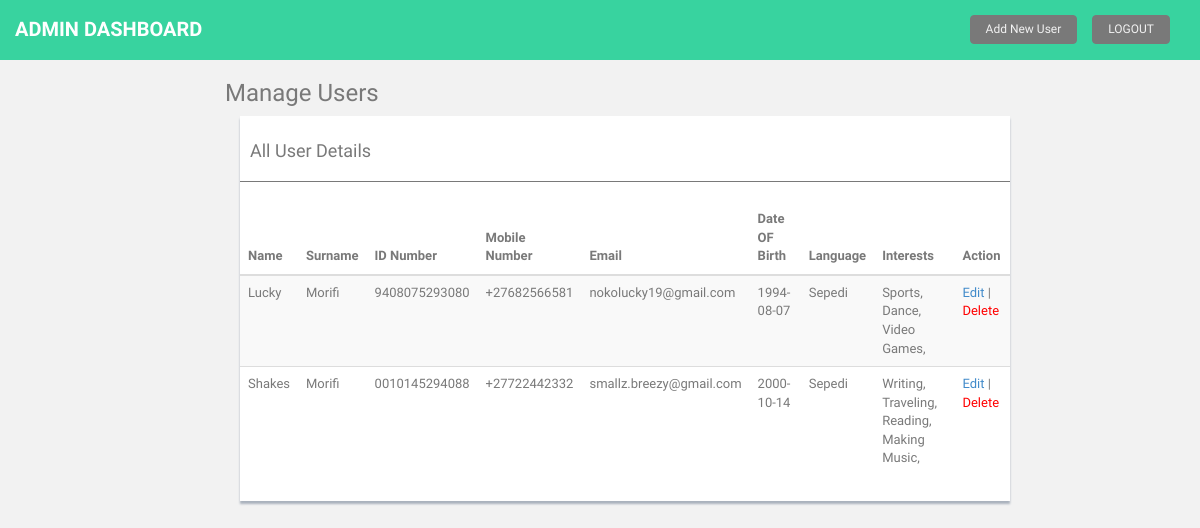
/manage.php (signed in), run on the app's committed database.
### tables this page shows
CREATE TABLE `users` (
  `ID` int(11) NOT NULL,
  `NAME` varchar(255) NOT NULL,
  `SURNAME` varchar(255) NOT NULL,
  `ID_NO` varchar(255) NOT NULL,
  `MOBILE_NO` varchar(255) NOT NULL,
  `EMAIL` varchar(255) NOT NULL,
  `DOB` date NOT NULL,
  `LANGUAGE` varchar(255) NOT NULL,
  `INTERESTS` varchar(255) DEFAULT NULL
);

### core/init.php (called while the page is built, shortened)
<?php
require 'connect/database.php';
require 'classes/users.php';
$users 		  	= new Users($db);

### core/classes/users.php (called while the page is built, shortened)
<?php
class Users
{
    private $db;
    public function __construct($database)
    {
        $this->db = $database;
    }
    public function get_users(){
        $query = $this->db->prepare("SELECT * FROM USERS");
        try {
            $query->execute();
            return $query->fetchAll();
        } catch (PDOException $e) {
            die($e->getMessage());
        }
    }
}

### manage.php (the view, shortened to what this page needs)
<?php
require 'core/init.php';
$users_obj = $users->get_users();
?>
<!DOCTYPE html>
<html lang="en">
  <head>
    <link href="assets/css/bootstrap.css" rel="stylesheet">
    <link href="assets/css/style.css" rel="stylesheet">
    <link href="assets/css/style-responsive.css" rel="stylesheet">
  </head>
  <body>
  <section id="container" >
      <header class="header black-bg">
            <a class="logo"><b>Admin Dashboard</b></a>
            <div class="top-menu">
            	<ul class="nav pull-right top-menu">
		    <li><a class="logout" href="add_user.php">Add New User</a></li>
                    <li><a class="logout" href="logout.php">LOGOUT</a></li>
            	</ul>
            </div>
        </header>
      <section id="main-content">
          <section class="wrapper">
          	<h3><i class="fa fa-angle-right"></i> Manage Users</h3>
                  <div class="col-md-10">
                      <div class="content-panel">
                          <table class="table table-striped table-advance table-hover">
	                  	  	  <h4><i class="fa fa-angle-right"></i> All User Details </h4>
	                  	  	  <hr>
                              <thead>
                              <tr>
                                  <th>Name</th>
                                  <th>Surname</th>
                                  <th>ID Number</th>
                                  <th>Mobile Number</th>
                                  <th>Email</th>
                                  <th>Date OF Birth</th>
                                  <th>Language</th>
                                  <th>Interests</th>
                                  <th>Action</th>
                              </tr>
                              </thead>
                              <tbody>
                              <?php foreach ($users_obj as $row) {?>
                              <tr>
                                  <td><?php echo $row['NAME'];?></td>
                                  <td><?php echo $row['SURNAME'];?></td>
                                  <td><?php echo $row['ID_NO'];?></td>
                                  <td><?php echo $row['MOBILE_NO'];?></td>
                                  <td><?php echo $row['EMAIL'];?></td>
                                  <td><?php echo $row['DOB'];?></td>
                                  <td><?php echo $row['LANGUAGE'];?></td>
                                  <td><?php $interests = unserialize($row['INTERESTS']);
                                    foreach ($interests as $interest) {
                                      echo htmlspecialchars($interest) . ', ';
                                    } ?></td>
                                  <td>
                                    <a href="update_user.php?ID=<?php echo $row['ID'];?>"> Edit</a>
                                     |
                                    <a href="delete_user.php?ID=<?php echo $row['ID']?>" style="color:red" onClick="return confirm('Are you sure you want to delete this user?');">Delete</a>
                                  </td>
                              </tr>
                              <?php }?>
                              </tbody>
                          </table>
                      </div>
                  </div>
		</section>
      </section
  ></section>
  </body>
</html>

### assets/css/style.css (style rules this page uses)
body { color: #797979; background: #f2f2f2; font-family: 'Ruda', sans-serif; padding: 0px !important; margin: 0px !important; font-size:13px; }
ul li { list-style: none; }
a, a:hover, a:focus { text-decoration: none; outline: none; }
#container { width: 100%; height: 100%; }
hr { margin-top: 20px; margin-bottom: 20px; border: 0; border-top: 1px solid #797979; }
ul.top-menu > li > .logout { color: #f2f2f2; font-size: 12px; border-radius: 4px; -webkit-border-radius: 4px; border: 1px solid #797979 !important; padding: 5px 15px; margin-right: 15px; background: #797979; margin-top: 15px; }
#main-content { margin-left: 210px; }
.header, .footer { min-height: 60px; padding: 0 15px; }
.header { position: fixed; left: 0; right: 0; z-index: 1002; }
.black-bg { background: #38d39f; }
.wrapper { display: inline-block; margin-top: 60px; padding-left: 15px; padding-right: 15px; padding-bottom: 15px; padding-top: 0px; width: 100%; }
a.logo { font-size: 20px; color: #ffffff; float: left; margin-top: 15px; text-transform: uppercase; }
a.logo b { font-weight: 900; }
#top_menu .nav > li, ul.top-menu > li { float: left; }
ul.top-menu > li > a { color: #666666; font-size: 16px; border-radius: 4px; -webkit-border-radius: 4px; border:1px solid #666666 !important; padding: 2px 6px; margin-right: 15px; }
.content-panel { background: #ffffff; box-shadow: 0px 3px 2px #aab2bd; padding-top: 15px; padding-bottom: 5px; }
.content-panel h4 { margin-left: 10px; }

### data on the page
users: NAME "Lucky", SURNAME "Morifi", ID_NO "9408075293080", MOBILE_NO "+27682566581", EMAIL "nokolucky19@gmail.com", DOB "1994-08-07", LANGUAGE "Sepedi", INTERESTS "Sports", INTERESTS "Dance", INTERESTS "Video Games"
users: NAME "Shakes", SURNAME "Morifi", ID_NO "0010145294088", MOBILE_NO "+27722442332", EMAIL "smallz.breezy@gmail.com", DOB "2000-10-14", LANGUAGE "Sepedi", INTERESTS "Writing", INTERESTS "Traveling", INTERESTS "Reading", INTERESTS "Making Music"
